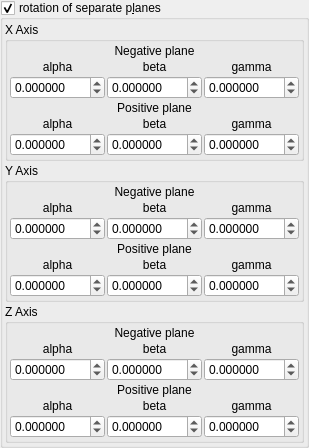
    <widget class="MyGroupBox" name="groupCheck_mandelbox_rotations_enabled">
     <property name="title">
      <string>rotation of separate p&amp;lanes</string>
     </property>
     <property name="checkable">
      <bool>true</bool>
     </property>
     <layout class="QVBoxLayout" name="verticalLayout_4">
      <property name="spacing">
       <number>2</number>
      </property>
      <property name="leftMargin">
       <number>2</number>
      </property>
      <property name="topMargin">
       <number>2</number>
      </property>
      <property name="rightMargin">
       <number>2</number>
      </property>
      <property name="bottomMargin">
       <number>2</number>
      </property>
      <item>
       <widget class="QGroupBox" name="groupBox_5">
        <property name="title">
         <string>X Axis</string>
        </property>
        <layout class="QVBoxLayout" name="verticalLayout_7">
         <property name="spacing">
          <number>2</number>
         </property>
         <property name="leftMargin">
          <number>2</number>
         </property>
         <property name="topMargin">
          <number>2</number>
         </property>
         <property name="rightMargin">
          <number>2</number>
         </property>
         <property name="bottomMargin">
          <number>2</number>
         </property>
         <item>
          <layout class="QGridLayout" name="gridLayout_3">
           <property name="spacing">
            <number>2</number>
           </property>
           <item row="3" column="0" colspan="3">
            <widget class="QLabel" name="label_23">
             <property name="text">
              <string>Positive plane</string>
             </property>
             <property name="alignment">
              <set>Qt::AlignCenter</set>
             </property>
            </widget>
           </item>
           <item row="2" column="1">
            <widget class="MyDoubleSpinBox" name="spinboxd3_mandelbox_rotation_neg_1_y">
             <property name="sizePolicy">
              <sizepolicy hsizetype="Minimum" vsizetype="Maximum">
               <horstretch>0</horstretch>
               <verstretch>0</verstretch>
              </sizepolicy>
             </property>
             <property name="prefix">
              <string/>
             </property>
             <property name="suffix">
              <string/>
             </property>
             <property name="decimals">
              <number>6</number>
             </property>
             <property name="minimum">
              <double>-180.000000000000000</double>
             </property>
             <property name="maximum">
              <double>180.000000000000000</double>
             </property>
             <property name="singleStep">
              <double>1.000000000000000</double>
             </property>
            </widget>
           </item>
           <item row="2" column="2">
            <widget class="MyDoubleSpinBox" name="spinboxd3_mandelbox_rotation_neg_1_z">
             <property name="sizePolicy">
              <sizepolicy hsizetype="Minimum" vsizetype="Maximum">
               <horstretch>0</horstretch>
               <verstretch>0</verstretch>
              </sizepolicy>
             </property>
             <property name="prefix">
              <string/>
             </property>
             <property name="suffix">
              <string/>
             </property>
             <property name="decimals">
              <number>6</number>
             </property>
             <property name="minimum">
              <double>-180.000000000000000</double>
             </property>
             <property name="maximum">
              <double>180.000000000000000</double>
             </property>
             <property name="singleStep">
              <double>1.000000000000000</double>
             </property>
            </widget>
           </item>
           <item row="1" column="2">
            <widget class="QLabel" name="label_18">
             <property name="text">
              <string notr="true">gamma</string>
             </property>
             <property name="alignment">
              <set>Qt::AlignCenter</set>
             </property>
            </widget>
           </item>
           <item row="1" column="1">
            <widget class="QLabel" name="label_16">
             <property name="text">
              <string notr="true">beta</string>
             </property>
             <property name="alignment">
              <set>Qt::AlignCenter</set>
             </property>
            </widget>
           </item>
           <item row="2" column="0">
            <widget class="MyDoubleSpinBox" name="spinboxd3_mandelbox_rotation_neg_1_x">
             <property name="sizePolicy">
              <sizepolicy hsizetype="Minimum" vsizetype="Maximum">
               <horstretch>0</horstretch>
               <verstretch>0</verstretch>
              </sizepolicy>
             </property>
             <property name="prefix">
              <string/>
             </property>
             <property name="suffix">
              <string/>
             </property>
             <property name="decimals">
              <number>6</number>
             </property>
             <property name="minimum">
              <double>-180.000000000000000</double>
             </property>
             <property name="maximum">
              <double>180.000000000000000</double>
             </property>
             <property name="singleStep">
              <double>1.000000000000000</double>
             </property>
            </widget>
           </item>
           <item row="1" column="0">
            <widget class="QLabel" name="label_17">
             <property name="text">
              <string notr="true">alpha</string>
             </property>
             <property name="alignment">
              <set>Qt::AlignCenter</set>
             </property>
            </widget>
           </item>
           <item row="0" column="0" colspan="3">
            <widget class="QLabel" name="label_22">
             <property name="text">
              <string>Negative plane</string>
             </property>
             <property name="alignment">
              <set>Qt::AlignCenter</set>
             </property>
            </widget>
           </item>
           <item row="4" column="0">
            <widget class="QLabel" name="label_19">
             <property name="text">
              <string notr="true">alpha</string>
             </property>
             <property name="alignment">
              <set>Qt::AlignCenter</set>
             </property>
            </widget>
           </item>
           <item row="5" column="0">
            <widget class="MyDoubleSpinBox" name="spinboxd3_mandelbox_rotation_pos_1_x">
             <property name="sizePolicy">
              <sizepolicy hsizetype="Minimum" vsizetype="Maximum">
               <horstretch>0</horstretch>
               <verstretch>0</verstretch>
              </sizepolicy>
             </property>
             <property name="prefix">
              <string/>
             </property>
             <property name="suffix">
              <string/>
             </property>
             <property name="decimals">
              <number>6</number>
             </property>
             <property name="minimum">
              <double>-180.000000000000000</double>
             </property>
             <property name="maximum">
              <double>180.000000000000000</double>
             </property>
             <property name="singleStep">
              <double>1.000000000000000</double>
             </property>
            </widget>
           </item>
           <item row="4" column="2">
            <widget class="QLabel" name="label_21">
             <property name="text">
              <string notr="true">gamma</string>
             </property>
             <property name="alignment">
              <set>Qt::AlignCenter</set>
             </property>
            </widget>
           </item>
           <item row="5" column="2">
            <widget class="MyDoubleSpinBox" name="spinboxd3_mandelbox_rotation_pos_1_z">
             <property name="sizePolicy">
              <sizepolicy hsizetype="Minimum" vsizetype="Maximum">
               <horstretch>0</horstretch>
               <verstretch>0</verstretch>
              </sizepolicy>
             </property>
             <property name="prefix">
              <string/>
             </property>
             <property name="suffix">
              <string/>
             </property>
             <property name="decimals">
              <number>6</number>
             </property>
             <property name="minimum">
              <double>-180.000000000000000</double>
             </property>
             <property name="maximum">
              <double>180.000000000000000</double>
             </property>
             <property name="singleStep">
              <double>1.000000000000000</double>
             </property>
            </widget>
           </item>
           <item row="5" column="1">
            <widget class="MyDoubleSpinBox" name="spinboxd3_mandelbox_rotation_pos_1_y">
             <property name="sizePolicy">
              <sizepolicy hsizetype="Minimum" vsizetype="Maximum">
               <horstretch>0</horstretch>
               <verstretch>0</verstretch>
              </sizepolicy>
             </property>
             <property name="prefix">
              <string/>
             </property>
             <property name="suffix">
              <string/>
             </property>
             <property name="decimals">
              <number>6</number>
             </property>
             <property name="minimum">
              <double>-180.000000000000000</double>
             </property>
             <property name="maximum">
              <double>180.000000000000000</double>
             </property>
             <property name="singleStep">
              <double>1.000000000000000</double>
             </property>
            </widget>
           </item>
           <item row="4" column="1">
            <widget class="QLabel" name="label_20">
             <property name="text">
              <string notr="true">beta</string>
             </property>
             <property name="alignment">
              <set>Qt::AlignCenter</set>
             </property>
            </widget>
           </item>
          </layout>
         </item>
        </layout>
       </widget>
      </item>
      <item>
       <widget class="QGroupBox" name="groupBox_6">
        <property name="title">
         <string>Y Axis</string>
        </property>
        <layout class="QVBoxLayout" name="verticalLayout_9">
         <property name="spacing">
          <number>2</number>
         </property>
         <property name="leftMargin">
          <number>2</number>
         </property>
         <property name="topMargin">
          <number>2</number>
         </property>
         <property name="rightMargin">
          <number>2</number>
         </property>
         <property name="bottomMargin">
          <number>2</number>
         </property>
         <item>
          <layout class="QGridLayout" name="gridLayout_16">
           <property name="spacing">
            <number>2</number>
           </property>
           <item row="3" column="0" colspan="3">
            <widget class="QLabel" name="label_49">
             <property name="text">
              <string>Positive plane</string>
             </property>
             <property name="alignment">
              <set>Qt::AlignCenter</set>
             </property>
            </widget>
           </item>
           <item row="2" column="1">
            <widget class="MyDoubleSpinBox" name="spinboxd3_mandelbox_rotation_neg_2_y">
             <property name="sizePolicy">
              <sizepolicy hsizetype="Minimum" vsizetype="Maximum">
               <horstretch>0</horstretch>
               <verstretch>0</verstretch>
              </sizepolicy>
             </property>
             <property name="prefix">
              <string/>
             </property>
             <property name="suffix">
              <string/>
             </property>
             <property name="decimals">
              <number>6</number>
             </property>
             <property name="minimum">
              <double>-180.000000000000000</double>
             </property>
             <property name="maximum">
              <double>180.000000000000000</double>
             </property>
             <property name="singleStep">
              <double>1.000000000000000</double>
             </property>
            </widget>
           </item>
           <item row="2" column="2">
            <widget class="MyDoubleSpinBox" name="spinboxd3_mandelbox_rotation_neg_2_z">
             <property name="sizePolicy">
              <sizepolicy hsizetype="Minimum" vsizetype="Maximum">
               <horstretch>0</horstretch>
               <verstretch>0</verstretch>
              </sizepolicy>
             </property>
             <property name="prefix">
              <string/>
             </property>
             <property name="suffix">
              <string/>
             </property>
             <property name="decimals">
              <number>6</number>
             </property>
             <property name="minimum">
              <double>-180.000000000000000</double>
             </property>
             <property name="maximum">
              <double>180.000000000000000</double>
             </property>
             <property name="singleStep">
              <double>1.000000000000000</double>
             </property>
            </widget>
           </item>
           <item row="1" column="2">
            <widget class="QLabel" name="label_50">
             <property name="text">
              <string notr="true">gamma</string>
             </property>
             <property name="alignment">
              <set>Qt::AlignCenter</set>
             </property>
            </widget>
           </item>
           <item row="1" column="1">
            <widget class="QLabel" name="label_51">
             <property name="text">
              <string notr="true">beta</string>
             </property>
             <property name="alignment">
              <set>Qt::AlignCenter</set>
             </property>
            </widget>
           </item>
           <item row="2" column="0">
            <widget class="MyDoubleSpinBox" name="spinboxd3_mandelbox_rotation_neg_2_x">
             <property name="sizePolicy">
              <sizepolicy hsizetype="Minimum" vsizetype="Maximum">
               <horstretch>0</horstretch>
               <verstretch>0</verstretch>
              </sizepolicy>
             </property>
             <property name="prefix">
              <string/>
             </property>
             <property name="suffix">
              <string/>
             </property>
             <property name="decimals">
              <number>6</number>
             </property>
             <property name="minimum">
              <double>-180.000000000000000</double>
             </property>
             <property name="maximum">
              <double>180.000000000000000</double>
             </property>
             <property name="singleStep">
              <double>1.000000000000000</double>
             </property>
            </widget>
           </item>
           <item row="1" column="0">
            <widget class="QLabel" name="label_63">
             <property name="text">
              <string notr="true">alpha</string>
             </property>
             <property name="alignment">
              <set>Qt::AlignCenter</set>
             </property>
            </widget>
           </item>
           <item row="0" column="0" colspan="3">
            <widget class="QLabel" name="label_68">
             <property name="text">
              <string>Negative plane</string>
             </property>
             <property name="alignment">
              <set>Qt::AlignCenter</set>
             </property>
            </widget>
           </item>
           <item row="4" column="0">
            <widget class="QLabel" name="label_70">
             <property name="text">
              <string notr="true">alpha</string>
             </property>
             <property name="alignment">
              <set>Qt::AlignCenter</set>
             </property>
            </widget>
           </item>
           <item row="5" column="0">
            <widget class="MyDoubleSpinBox" name="spinboxd3_mandelbox_rotation_pos_2_x">
             <property name="sizePolicy">
              <sizepolicy hsizetype="Minimum" vsizetype="Maximum">
               <horstretch>0</horstretch>
               <verstretch>0</verstretch>
              </sizepolicy>
             </property>
             <property name="prefix">
              <string/>
             </property>
             <property name="suffix">
              <string/>
             </property>
             <property name="decimals">
              <number>6</number>
             </property>
             <property name="minimum">
              <double>-180.000000000000000</double>
             </property>
             <property name="maximum">
              <double>180.000000000000000</double>
             </property>
             <property name="singleStep">
              <double>1.000000000000000</double>
             </property>
            </widget>
           </item>
           <item row="4" column="2">
            <widget class="QLabel" name="label_71">
             <property name="text">
              <string notr="true">gamma</string>
             </property>
             <property name="alignment">
              <set>Qt::AlignCenter</set>
             </property>
            </widget>
           </item>
           <item row="5" column="2">
            <widget class="MyDoubleSpinBox" name="spinboxd3_mandelbox_rotation_pos_2_z">
             <property name="sizePolicy">
              <sizepolicy hsizetype="Minimum" vsizetype="Maximum">
               <horstretch>0</horstretch>
               <verstretch>0</verstretch>
              </sizepolicy>
             </property>
             <property name="prefix">
              <string/>
             </property>
             <property name="suffix">
              <string/>
             </property>
             <property name="decimals">
              <number>6</number>
             </property>
             <property name="minimum">
              <double>-180.000000000000000</double>
             </property>
             <property name="maximum">
              <double>180.000000000000000</double>
             </property>
             <property name="singleStep">
              <double>1.000000000000000</double>
             </property>
            </widget>
           </item>
           <item row="5" column="1">
            <widget class="MyDoubleSpinBox" name="spinboxd3_mandelbox_rotation_pos_2_y">
             <property name="sizePolicy">
              <sizepolicy hsizetype="Minimum" vsizetype="Maximum">
               <horstretch>0</horstretch>
               <verstretch>0</verstretch>
              </sizepolicy>
             </property>
             <property name="prefix">
              <string/>
             </property>
             <property name="suffix">
              <string/>
             </property>
             <property name="decimals">
              <number>6</number>
             </property>
             <property name="minimum">
              <double>-180.000000000000000</double>
             </property>
             <property name="maximum">
              <double>180.000000000000000</double>
             </property>
             <property name="singleStep">
              <double>1.000000000000000</double>
             </property>
            </widget>
           </item>
           <item row="4" column="1">
            <widget class="QLabel" name="label_72">
             <property name="text">
              <string notr="true">beta</string>
             </property>
             <property name="alignment">
              <set>Qt::AlignCenter</set>
             </property>
            </widget>
           </item>
          </layout>
         </item>
        </layout>
       </widget>
      </item>
      <item>
       <widget class="QGroupBox" name="groupBox_7">
        <property name="title">
         <string>Z Axis</string>
        </property>
        <layout class="QVBoxLayout" name="verticalLayout_10">
         <property name="spacing">
          <number>2</number>
         </property>
         <property name="leftMargin">
          <number>2</number>
         </property>
         <property name="topMargin">
          <number>2</number>
         </property>
         <property name="rightMargin">
          <number>2</number>
         </property>
         <property name="bottomMargin">
          <number>2</number>
         </property>
         <item>
          <layout class="QGridLayout" name="gridLayout_17">
           <property name="spacing">
            <number>2</number>
           </property>
           <item row="3" column="0" colspan="3">
            <widget class="QLabel" name="label_73">
             <property name="text">
              <string>Positive plane</string>
             </property>
             <property name="alignment">
              <set>Qt::AlignCenter</set>
             </property>
            </widget>
           </item>
           <item row="2" column="1">
            <widget class="MyDoubleSpinBox" name="spinboxd3_mandelbox_rotation_neg_3_y">
             <property name="sizePolicy">
              <sizepolicy hsizetype="Minimum" vsizetype="Maximum">
               <horstretch>0</horstretch>
               <verstretch>0</verstretch>
              </sizepolicy>
             </property>
             <property name="prefix">
              <string/>
             </property>
             <property name="suffix">
              <string/>
             </property>
             <property name="decimals">
              <number>6</number>
             </property>
             <property name="minimum">
              <double>-180.000000000000000</double>
             </property>
             <property name="maximum">
              <double>180.000000000000000</double>
             </property>
             <property name="singleStep">
              <double>1.000000000000000</double>
             </property>
            </widget>
           </item>
           <item row="2" column="2">
            <widget class="MyDoubleSpinBox" name="spinboxd3_mandelbox_rotation_neg_3_z">
             <property name="sizePolicy">
              <sizepolicy hsizetype="Minimum" vsizetype="Maximum">
               <horstretch>0</horstretch>
               <verstretch>0</verstretch>
              </sizepolicy>
             </property>
             <property name="prefix">
              <string/>
             </property>
             <property name="suffix">
              <string/>
             </property>
             <property name="decimals">
              <number>6</number>
             </property>
             <property name="minimum">
              <double>-180.000000000000000</double>
             </property>
             <property name="maximum">
              <double>180.000000000000000</double>
             </property>
             <property name="singleStep">
              <double>1.000000000000000</double>
             </property>
            </widget>
           </item>
           <item row="1" column="2">
            <widget class="QLabel" name="label_74">
             <property name="text">
              <string notr="true">gamma</string>
             </property>
             <property name="alignment">
              <set>Qt::AlignCenter</set>
             </property>
            </widget>
           </item>
           <item row="1" column="1">
            <widget class="QLabel" name="label_75">
             <property name="text">
              <string notr="true">beta</string>
             </property>
             <property name="alignment">
              <set>Qt::AlignCenter</set>
             </property>
            </widget>
           </item>
           <item row="2" column="0">
            <widget class="MyDoubleSpinBox" name="spinboxd3_mandelbox_rotation_neg_3_x">
             <property name="sizePolicy">
              <sizepolicy hsizetype="Minimum" vsizetype="Maximum">
               <horstretch>0</horstretch>
               <verstretch>0</verstretch>
              </sizepolicy>
             </property>
             <property name="prefix">
              <string/>
             </property>
             <property name="suffix">
              <string/>
             </property>
             <property name="decimals">
              <number>6</number>
             </property>
             <property name="minimum">
              <double>-180.000000000000000</double>
             </property>
             <property name="maximum">
              <double>180.000000000000000</double>
             </property>
             <property name="singleStep">
              <double>1.000000000000000</double>
             </property>
            </widget>
           </item>
           <item row="1" column="0">
            <widget class="QLabel" name="label_76">
             <property name="text">
              <string notr="true">alpha</string>
             </property>
             <property name="alignment">
              <set>Qt::AlignCenter</set>
             </property>
            </widget>
           </item>
           <item row="0" column="0" colspan="3">
            <widget class="QLabel" name="label_77">
             <property name="text">
              <string>Negative plane</string>
             </property>
             <property name="alignment">
              <set>Qt::AlignCenter</set>
             </property>
            </widget>
           </item>
           <item row="4" column="0">
            <widget class="QLabel" name="label_78">
             <property name="text">
              <string notr="true">alpha</string>
             </property>
             <property name="alignment">
              <set>Qt::AlignCenter</set>
             </property>
            </widget>
           </item>
           <item row="5" column="0">
            <widget class="MyDoubleSpinBox" name="spinboxd3_mandelbox_rotation_pos_3_x">
             <property name="sizePolicy">
              <sizepolicy hsizetype="Minimum" vsizetype="Maximum">
               <horstretch>0</horstretch>
               <verstretch>0</verstretch>
              </sizepolicy>
             </property>
             <property name="prefix">
              <string/>
             </property>
             <property name="suffix">
              <string/>
             </property>
             <property name="decimals">
              <number>6</number>
             </property>
             <property name="minimum">
              <double>-180.000000000000000</double>
             </property>
             <property name="maximum">
              <double>180.000000000000000</double>
             </property>
             <property name="singleStep">
              <double>1.000000000000000</double>
             </property>
            </widget>
           </item>
           <item row="4" column="2">
            <widget class="QLabel" name="label_79">
             <property name="text">
              <string notr="true">gamma</string>
             </property>
             <property name="alignment">
              <set>Qt::AlignCenter</set>
             </property>
            </widget>
           </item>
           <item row="5" column="2">
            <widget class="MyDoubleSpinBox" name="spinboxd3_mandelbox_rotation_pos_3_z">
             <property name="sizePolicy">
              <sizepolicy hsizetype="Minimum" vsizetype="Maximum">
               <horstretch>0</horstretch>
               <verstretch>0</verstretch>
              </sizepolicy>
             </property>
             <property name="prefix">
              <string/>
             </property>
             <property name="suffix">
              <string/>
             </property>
             <property name="decimals">
              <number>6</number>
             </property>
             <property name="minimum">
              <double>-180.000000000000000</double>
             </property>
             <property name="maximum">
              <double>180.000000000000000</double>
             </property>
             <property name="singleStep">
              <double>1.000000000000000</double>
             </property>
            </widget>
           </item>
           <item row="5" column="1">
            <widget class="MyDoubleSpinBox" name="spinboxd3_mandelbox_rotation_pos_3_y">
             <property name="sizePolicy">
              <sizepolicy hsizetype="Minimum" vsizetype="Maximum">
               <horstretch>0</horstretch>
               <verstretch>0</verstretch>
              </sizepolicy>
             </property>
             <property name="prefix">
              <string/>
             </property>
             <property name="suffix">
              <string/>
             </property>
             <property name="decimals">
              <number>6</number>
             </property>
             <property name="minimum">
              <double>-180.000000000000000</double>
             </property>
             <property name="maximum">
              <double>180.000000000000000</double>
             </property>
             <property name="singleStep">
              <double>1.000000000000000</double>
             </property>
            </widget>
           </item>
           <item row="4" column="1">
            <widget class="QLabel" name="label_80">
             <property name="text">
              <string notr="true">beta</string>
             </property>
             <property name="alignment">
              <set>Qt::AlignCenter</set>
             </property>
            </widget>
           </item>
          </layout>
         </item>
        </layout>
       </widget>
      </item>
     </layout>
    </widget>
